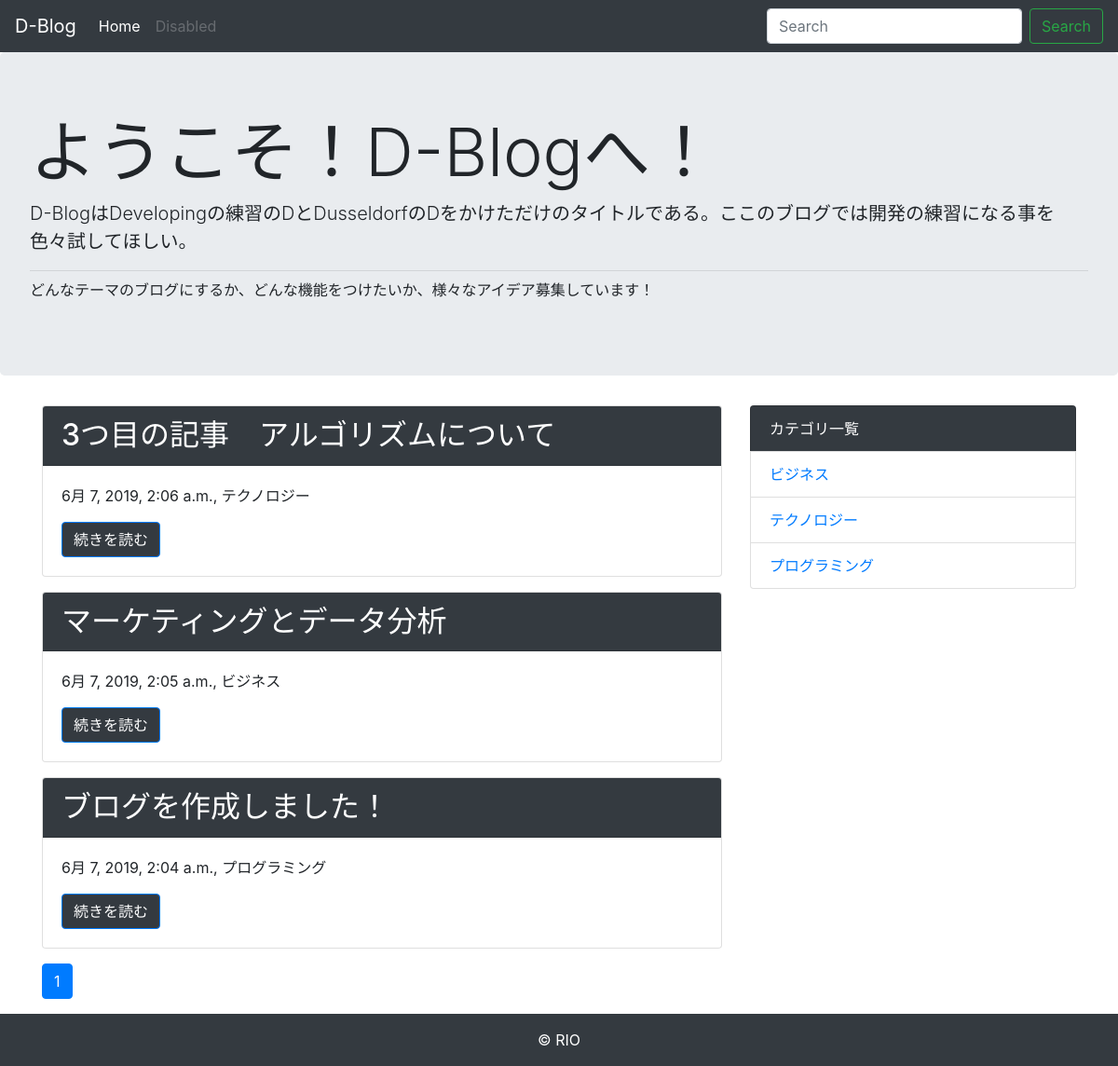
The page / on the database its author committed.
### blog/models.py (models this page shows, shortened)
class Post(models.Model):
    title = models.CharField('タイトル', max_length=50)
    text = models.TextField('本文')
    created_at = models.DateTimeField('作成日', default=timezone.now)
    category = models.ForeignKey(Category, verbose_name='カテゴリ', on_delete=models.PROTECT)

class Category(models.Model):
    name = models.CharField('カテゴリ名', max_length= 50)
    created_at = models.DateTimeField('作成日', default=timezone.now)
    def __str__(self):
        return self.name

### blog/views.py (the view)
# urls.py: path('', views.IndexView.as_view(), name='index'),
class IndexView(generic.ListView):
    model = Post
    paginate_by = 10
    def get_queryset(self):
        queryset =  Post.objects.order_by('-created_at')
        keyword = self.request.GET.get('keyword')
        if keyword:
            queryset = queryset.filter(
                Q(title__icontains=keyword) | Q(text__icontains=keyword)
                )
        return queryset

### blog/context_processors.py (called while the page is built)
def common(request):
    context = {
        'category_list': Category.objects.all(),
    }
    return context

### blog/templatetags/mytag.py (called while the page is built)
@register.simple_tag
def url_replace(request, field, value):
    url_dict = request.GET.copy()
    url_dict[field] = value
    return url_dict.urlencode()

### blog/templates/blog/post_list.html
{% extends 'blog/base.html' %}
{% block content %}
{% for post in post_list %}
<div class="card mb-3">
    <h2 class="card-header bg-dark text-white">{{post.title}}</h4>
    <div class="card-body">
        <p>{{ post.created_at}}, {{ post.category }}</p>
        <a href="{% url 'blog:detail' post.pk %}" class="btn btn-primary bg-dark">続きを読む</a>
    </div>
</div>
{% endfor %}
{% include 'blog/page.html' %}
{% endblock %}

### blog/templates/blog/base.html (shortened to what this page needs)
<!doctype html>
<html lang="ja">
  <head>
    <link rel="stylesheet" href="https://maxcdn.bootstrapcdn.com/bootstrap/4.0.0-beta.2/css/bootstrap.min.css">
  </head>
  <body>
      <nav class="navbar navbar-expand-lg navbar-dark bg-dark">
          <a class="navbar-brand" href="#">D-Blog</a>
          <div class="collapse navbar-collapse" id="navbarSupportedContent">
            <ul class="navbar-nav mr-auto">
              <li class="nav-item active">
                <a class="nav-link" href="{% url 'blog:index' %}">Home</a>
              </li>
              <li class="nav-item">
                <a class="nav-link disabled" href="#">Disabled</a>
              </li>
            </ul>
            <form class="form-inline my-2 my-lg-0" method="GET" action="{% url 'blog:index' %}">
              <input class="form-control mr-sm-2" type="text" placeholder="Search" aria-label="Search" name="keyword">
              <button class="btn btn-outline-success my-2 my-sm-0" type="submit">Search</button>
            </form>
          </div>
        </nav>
        <div class="jumbotron">
            <h1 class="display-3">ようこそ！D-Blogへ！</h1>
            <p class="lead">D-BlogはDevelopingの練習のDとDusseldorfのDをかけただけのタイトルである。ここのブログでは開発の練習になる事を色々試してほしい。</p>
            <hr class="my-2">
            <p>どんなテーマのブログにするか、どんな機能をつけたいか、様々なアイデア募集しています！</p>
        </div>
    <div class="container">
      <div class="row">
        <div class="col-md-8">
            {% block content %}
            {% endblock %}
        </div>
        <div class="col-md-4">
        <ul class="list-group">
            <li class="list-group-item bg-dark text-white">カテゴリ一覧</li>
            {% for category in category_list%}
            <li class="list-group-item"><a href='{%url "blog:category" category.pk%}'>{{category}}</a></li>
            {% endfor %}
          </ul>
        </div>
      </div>
    </div>
    <footer class="bg-dark text-white text-center py-3">
      &copy RIO
    </footer>
  </body>
</html>

### rows shown on the page
Post: title "3つ目の記事 アルゴリズムについて", created_at "6月 7, 2019, 2:06 a.m.", category "テクノロジー"
Post: title "マーケティングとデータ分析", created_at "6月 7, 2019, 2:05 a.m.", category "ビジネス"
Post: title "ブログを作成しました！", created_at "6月 7, 2019, 2:04 a.m.", category "プログラミング"
Category: name "ビジネス"
Category: name "テクノロジー"
Category: name "プログラミング"

### other values the page prints
{{ link_page }} "1"
